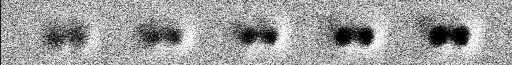
%> input picture newMatlab/Matlab/test-dots.bmp, 512 x 65 px
$ octave traitement1.m   (GNU Octave 9; MATLAB toolbox functions it lacks are replaced by stand-ins)
%> lines starting %> are read from the running program, lines starting %| are printed output that depends on the picture
### Matlab/R2gaussJacob.m
function [R,J ] = R2gaussJacob( x,y,p )
% Renvoie l'écart à minimiser: R et la jacobienne d'un problème de
% minimisation.
%Corresond à deux gausiennes 1D, de meme offset

%ENTREES:
%   x et y: matrice d'abcisses et ordonnées (x,y) présentées en lignes.
%   p: paramètre initial autour duquel on va chercher l'optimum (à bien choisir )
% p(1) = offset
% p(2),p(5) : amplitudes des 2 gaussiennes
% p(3),p(6) : moyennes des 2 gaussiennes
% p(4),p(7) : variances des 2 gaussiennes
% SORTIES/
%   R: Ecart à minimiser entre les données et la fonction d'approximation
%   J: Jacobienne du problème, à 10 paramètres ici.
%
R=y-p(1)+ p(2)*exp(-((x-p(3)).*(x-p(3)))/(2*p(4)*p(4))) + p(5)*exp(-((x-p(6)).*(x-p(6)))/(2*p(7)*p(7))) ;


% On crée la jacobienne de la somme de deux gaussienne et d'une constante
% (7 paramètres) :

J=zeros(10,length(x));
J(1,:)=1;
J(2,:)=(exp(-(x-p(3)).*(x-p(3))/(2*p(4)*p(4))))';
J(3,:)=(p(2)*(x-p(3))/(p(4)*p(4)).*exp(-(x-p(3)).*(x-p(3))/(2*p(4)*p(4))))';
J(4,:)=(p(2)*(x-p(3)).*(x-p(3))/(p(4)*p(4)*p(4)).*exp(-(x-p(3)).*(x-p(3))/(2*p(4)*p(4))))';
J(5,:)=(exp(-(x-p(6)).*(x-p(6))/(2*p(7)*p(7))))';
J(6,:)=(p(5)*(x-p(6))/(p(7)*p(7)).*exp(-(x-p(6)).*(x-p(6))/(2*p(7)*p(7))))';
J(7,:)=(p(5)*(x-p(6)).*(x-p(6))/(p(7)*p(7)*p(7)).*exp(-(x-p(6)).*(x-p(6))/(2*p(7)*p(7))))';

end

### Matlab/imshow2.m
function [  ] = imshow2(I)
%Imshow2 : affiche une image entre son maximum et son minimum
%   Entrees:
%       I: matrice image de r閑lls

imshow(I,'DisplayRange',[min(I(:)) max(I(:))],'InitialMagnification','fit');

end

### newMatlab/Matlab/traitement1.m
% % C:\Users\Adrien\Documents\GitHub\Australie\30juin-MembraneAg\Images BMP\fprectangle-20Loop-6.99pA-DD0.1-LD20000-AD1000resol.bmp
% % 14-fprectangle-20Loop-6.992pA-DD0.1-LD20000-AD1000resol.bmp
% % img2=fftshift(fft2(img));
% % imshowf(img2)
%
path(path,'C:\Users\Adrien\Documents\PIMS\Code')
%Ouverture et conversion noir blanc
if ~exist('img','var')
img=imread('test-dots.bmp');
%> img is the input picture: size 65x512x3 uint8; min 0, max 255, mean 159
s=size(img);
%> s = [65 512 3]
if(s(3)==3) img=rgb2gray(img);
end
s=size(img);
%> s = [65 512]
end

% [23 lines of commented-out code are left out]
imgpart=img(20:50,429:470);
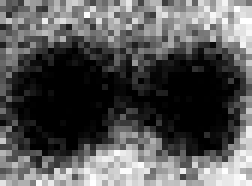
%> imgpart: size 31x42 uint8 (shown 6 times larger); min 0, max 255, mean 86.4
subplot(2,1,1)
imshow2(imgpart);
spart=size(imgpart)
%> spart = [31 42]

histo_imgpart=sum(imgpart)/spart(1);
%> histo_imgpart = 42 values, max 187.9 at index 42, min 54.19 at index 7, mean 86.38


% [5 lines of commented-out code are left out]
OPTIONS=optimset('Algorithm','levenberg-marquardt');

%recherche parametres proches
p0=zeros(1,7);
p0(1)=max(histo_imgpart); %offset
p0(2)=min(histo_imgpart); %amplitude (negative)
p0(5)=p0(2);  %amplitude (negative)
p0(3)=spart(2)/3; %centre
p0(6)=2*spart(2)/3; %centre
p0(4)=3; %variance
p0(7)=p0(4);

sigmamax=7;
lb = [-Inf,-Inf,-Inf,-sigmamax,-Inf,-Inf,-sigmamax]; %lower bound
ub = -lb;
p=lsqnonlin(@(p)R2gaussJacob(1:spart(2),histo_imgpart,p),p0,lb,ub,OPTIONS);
%> in R2gaussJacob, `R=y-p(1)+ p(2)*exp(-((x-p(3)).*(x-p(3)))/(2*p(4)*p(4))) + p(5)*exp(-((..`: R = 42 values, max 0.00101 at index 42, min -130.1 at index 7, mean -82.12
%> (the run ends here)

$ run again, with Experiences/All pictures by number of exp/14/14-fprectangle-20Loop-6.992pA-DD0.1-LD20000-AD1000resol.bmp copied over newMatlab/Matlab/test-dots.bmp
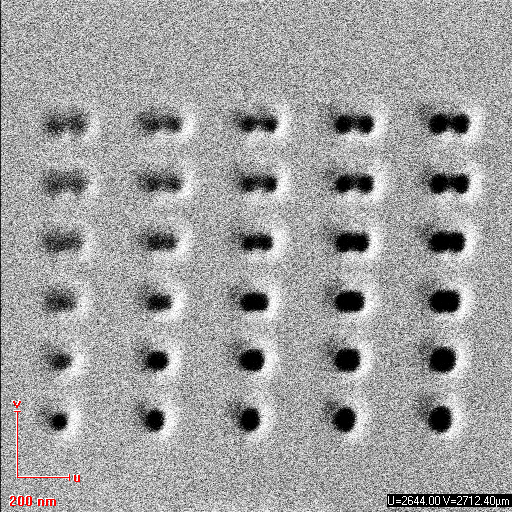
%> input picture Experiences/All pictures by number of exp/14/14-fprectangle-20Loop-6.992pA-DD0.1-LD20000-AD1000resol.bmp, 512 x 512 px
%> img is the input picture: size 512x512x3 uint8; mean R, G, B 160.8, 160.4, 160.4
%> img: size 512x512 uint8
%> `imgpart=img(20:50,429:470);`:
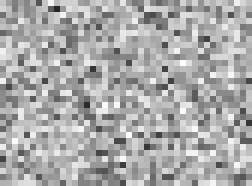
%> imgpart: size 31x42 uint8 (shown 6 times larger); min 39, max 255, mean 170.1
%> histo_imgpart = 42 values, max 185.7 at index 39, min 152.3 at index 19, mean 170.1
%> R = 42 values, max 136.9 at index 14, min -25.37 at index 41, mean 38.96
